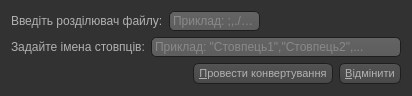
<?xml version="1.0" encoding="UTF-8"?>
<ui version="4.0">
 <class>convertFileDialog</class>
 <widget class="QDialog" name="convertFileDialog">
  <property name="windowModality">
   <enum>Qt::ApplicationModal</enum>
  </property>
  <property name="geometry">
   <rect>
    <x>0</x>
    <y>0</y>
    <width>412</width>
    <height>96</height>
   </rect>
  </property>
  <property name="maximumSize">
   <size>
    <width>412</width>
    <height>96</height>
   </size>
  </property>
  <property name="windowTitle">
   <string>Конвертація файлу в csv.</string>
  </property>
  <property name="windowIcon">
   <iconset resource="../dataAnalysisRC.qrc">
    <normaloff>:/imgRc/images/mainWindow.png</normaloff>:/imgRc/images/mainWindow.png</iconset>
  </property>
  <property name="windowOpacity">
   <double>1.000000000000000</double>
  </property>
  <property name="styleSheet">
   <string notr="true">QWidget
{
    color: #b1b1b1;
    background-color: #323232;
}

QWidget:item:hover
{
    background-color: QLinearGradient( x1: 0, y1: 0, x2: 0, y2: 1, stop: 0 #ffa02f, stop: 1 #ca0619);
    color: #000000;
}

QWidget:item:selected
{
    background-color: QLinearGradient( x1: 0, y1: 0, x2: 0, y2: 1, stop: 0 #ffa02f, stop: 1 #d7801a);
}

QWidget:disabled
{
    color: #404040;
    background-color: #323232;
}


QLineEdit
{
    background-color: QLinearGradient( x1: 0, y1: 0, x2: 0, y2: 1, stop: 0 #4d4d4d, stop: 0 #646464, stop: 1 #5d5d5d);
    padding: 1px;
    border-style: solid;
    border: 1px solid #1e1e1e;
    border-radius: 5;
}

QPushButton
{
    color: #b1b1b1;
    background-color: QLinearGradient( x1: 0, y1: 0, x2: 0, y2: 1, stop: 0 #565656, stop: 0.1 #525252, stop: 0.5 #4e4e4e, stop: 0.9 #4a4a4a, stop: 1 #464646);
    border-width: 1px;
    border-color: #1e1e1e;
    border-style: solid;
    border-radius: 6;
    padding: 3px;
    font-size: 11px;
    padding-left: 5px;
    padding-right: 5px;
}

QPushButton:pressed
{
    background-color: QLinearGradient( x1: 0, y1: 0, x2: 0, y2: 1, stop: 0 #2d2d2d, stop: 0.1 #2b2b2b, stop: 0.5 #292929, stop: 0.9 #282828, stop: 1 #252525);
}
</string>
  </property>
  <property name="sizeGripEnabled">
   <bool>false</bool>
  </property>
  <property name="modal">
   <bool>true</bool>
  </property>
  <layout class="QGridLayout" name="gridLayout">
   <item row="0" column="4" colspan="2">
    <spacer name="horizontalSpacer2">
     <property name="orientation">
      <enum>Qt::Horizontal</enum>
     </property>
     <property name="sizeHint" stdset="0">
      <size>
       <width>129</width>
       <height>20</height>
      </size>
     </property>
    </spacer>
   </item>
   <item row="0" column="2" colspan="2">
    <widget class="QLineEdit" name="lineEditDelimiter">
     <property name="focusPolicy">
      <enum>Qt::ClickFocus</enum>
     </property>
     <property name="toolTip">
      <string/>
     </property>
     <property name="whatsThis">
      <string/>
     </property>
     <property name="inputMask">
      <string/>
     </property>
     <property name="placeholderText">
      <string>Приклад: ;,./ _ ...</string>
     </property>
    </widget>
   </item>
   <item row="0" column="0" colspan="2">
    <widget class="QLabel" name="labelInputDelimeter">
     <property name="text">
      <string>Введіть розділювач файлу:</string>
     </property>
    </widget>
   </item>
   <item row="1" column="1" colspan="5">
    <widget class="QLineEdit" name="lineEditHeaderNames">
     <property name="enabled">
      <bool>true</bool>
     </property>
     <property name="focusPolicy">
      <enum>Qt::ClickFocus</enum>
     </property>
     <property name="text">
      <string/>
     </property>
     <property name="placeholderText">
      <string>Приклад: &quot;Стовпець1&quot;,&quot;Стовпець2&quot;,...</string>
     </property>
    </widget>
   </item>
   <item row="2" column="3" colspan="2">
    <widget class="QPushButton" name="pushButtonConvert">
     <property name="enabled">
      <bool>true</bool>
     </property>
     <property name="focusPolicy">
      <enum>Qt::TabFocus</enum>
     </property>
     <property name="text">
      <string>&amp;Провести конвертування</string>
     </property>
    </widget>
   </item>
   <item row="1" column="0">
    <widget class="QLabel" name="labelHeaderNames">
     <property name="text">
      <string>Задайте імена стовпців:</string>
     </property>
    </widget>
   </item>
   <item row="2" column="0" colspan="3">
    <spacer name="horizontalSpacer1">
     <property name="orientation">
      <enum>Qt::Horizontal</enum>
     </property>
     <property name="sizeHint" stdset="0">
      <size>
       <width>179</width>
       <height>20</height>
      </size>
     </property>
    </spacer>
   </item>
   <item row="2" column="5">
    <widget class="QPushButton" name="pushButtonCancel">
     <property name="focusPolicy">
      <enum>Qt::NoFocus</enum>
     </property>
     <property name="text">
      <string>&amp;Відмінити</string>
     </property>
    </widget>
   </item>
  </layout>
 </widget>
 <resources>
  <include location="../dataAnalysisRC.qrc"/>
 </resources>
 <connections>
  <connection>
   <sender>pushButtonCancel</sender>
   <signal>clicked()</signal>
   <receiver>convertFileDialog</receiver>
   <slot>close()</slot>
   <hints>
    <hint type="sourcelabel">
     <x>373</x>
     <y>74</y>
    </hint>
    <hint type="destinationlabel">
     <x>205</x>
     <y>47</y>
    </hint>
   </hints>
  </connection>
 </connections>
</ui>
